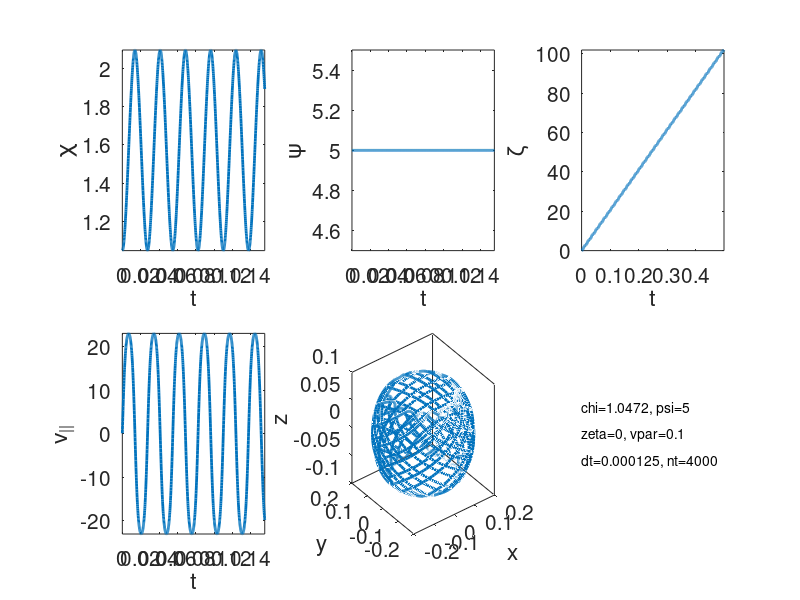

Here is the MATLAB script that generated this plot:
% Hua-sheng XIE, huashengxie@gmail.com, FSC-PKU, 2016-04-06 15:36
close all; clear; clc;

M=1.0; c=1.0; e=1.0; m=1.0; mu=1.0;

% (r,theta,phi)->(x,y,z)
fx=@(r,theta,phi)r.*sin(theta).*cos(phi);
fy=@(r,theta,phi)r.*sin(theta).*sin(phi);
fz=@(r,theta,phi)r.*cos(theta);

% (chi,psi,zeta)->(r,theta,phi)
fr=@(chi,psi,zeta)M*sin(chi).^2./psi;
ftheta=@(chi,psi,zeta)chi;
fphi=@(chi,psi,zeta)zeta;

% B, B_chi, B_psi
fB=@(chi,psi,zeta)psi.^3.*sqrt(1+3*cos(chi).^2)./(M^2*sin(chi).^6);
fBchi=@(chi,psi,zeta)psi.^2.*(1+3*cos(chi).^2)./(M*sin(chi).^5);
fBpsi=@(chi,psi,zeta)-2*psi.*cos(chi)./(M*sin(chi).^4);

% d_psi B, d_chi B
fdchiB=@(chi,psi,zeta)-psi.^3*3.*cos(chi).*(3+...
    5*cos(chi).^2)./(M^2*sin(chi).^7.*sqrt(1+3*cos(chi).^2));
fdpsiB=@(chi,psi,zeta)3*psi.^2.*sqrt(1+3*cos(chi).^2)./(M^2*sin(chi).^6);


chi=pi/3; psi=5.0; zeta=0; vpar=0.1;
dt=0.0005; nt=1000; d=4; dt=dt/d; nt=nt*d;
zion=zeros(5,nt);

for it=1:nt
    
    zion(1,it)=chi; zion(2,it)=psi; zion(3,it)=zeta; zion(4,it)=vpar;
    zion(5,it)=dt*(it-1);
    
    % RK-2, 1st step
    rhs11=fB(chi,psi,zeta)/fBchi(chi,psi,zeta)*vpar;
    rhs21=0;
    rhs31=(c/e)*(mu+m*vpar^2/fB(chi,psi,zeta))*(fdpsiB(chi,psi,zeta)-...
        fBpsi(chi,psi,zeta)/fBchi(chi,psi,zeta)*fdchiB(chi,psi,zeta));
    rhs41=-mu/m*fB(chi,psi,zeta)/fBchi(chi,psi,zeta)*fdchiB(chi,psi,zeta);
    
    chi1=chi+dt*rhs11;
    psi1=psi+dt*rhs21;
    zeta1=zeta+dt*rhs31;
    vpar1=vpar+dt*rhs41;
    
    % RK-2, 2nd step
    rhs12=fB(chi1,psi1,zeta1)/fBchi(chi1,psi1,zeta1)*vpar1;
    rhs22=0;
    rhs32=(c/e)*(mu+m*vpar1^2/fB(chi1,psi1,zeta1))*(fdpsiB(chi1,psi1,zeta1)-...
        fBpsi(chi1,psi1,zeta1)/fBchi(chi1,psi1,zeta1)*fdchiB(chi1,psi1,zeta1));
    rhs42=-mu/m*fB(chi1,psi1,zeta1)/fBchi(chi1,psi1,zeta1)*fdchiB(chi1,psi1,zeta1);
    
    % RK-2, push
    chi=chi+0.5*dt*(rhs11+rhs12);
    psi=psi+0.5*dt*(rhs21+rhs22);
    zeta=zeta+0.5*dt*(rhs31+rhs32);
    vpar=vpar+0.5*dt*(rhs41+rhs42);
    
end
%%
r=fr(zion(1,:),zion(2,:),zion(3,:));
theta=ftheta(zion(1,:),zion(2,:),zion(3,:));
phi=fphi(zion(1,:),zion(2,:),zion(3,:));
x=fx(r,theta,phi);
y=fy(r,theta,phi);
z=fz(r,theta,phi);

zetatmp=zion(3,:);
ind=find(zetatmp<10*pi);
pt=ind(end); jt=1:pt;

close all;
h=figure('unit','normalized','Position',[0.01 0.17 0.67 0.55],...
    'DefaultAxesFontSize',15);
subplot(231);
plot(zion(5,jt),zion(1,jt),'-','Linewidth',2); 
xlabel('t'); ylabel('\chi'); axis tight;
subplot(232);
plot(zion(5,jt),zion(2,jt),'-','Linewidth',2); 
xlabel('t'); ylabel('\psi'); axis tight;
subplot(233);
plot(zion(5,:),zion(3,:),'Linewidth',2); 
xlabel('t'); ylabel('\zeta'); axis tight;
subplot(234);
plot(zion(5,jt),zion(4,jt),'Linewidth',2); 
xlabel('t'); ylabel('v_{||}'); axis tight;


subplot(235);
plot3(x,y,z,'Linewidth',2); box on;
xlabel('x'); ylabel('y'); zlabel('z');

subplot(236);
xlim([0,1]); ylim([0,1]); box off; axis off;
text(0,0.5,['chi=',num2str(zion(1,1)),...
    ', psi=',num2str(zion(2,1)),10,10,'zeta=',num2str(zion(3,1)),...
    ', vpar=',num2str(zion(4,1)),10,10,'dt=',num2str(dt),...
    ', nt=',num2str(nt)]);

print(gcf,'-dpng',['gc_orbit_chi=',num2str(zion(1,1)),...
    '_psi=',num2str(zion(2,1)),'_zeta=',num2str(zion(3,1)),...
    '_vpar=',num2str(zion(4,1)),'_dt=',num2str(dt),...
    '_nt=',num2str(nt),'.png']);
